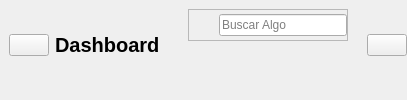
        <widget class="QWidget" name="headerFrame" native="true">
         <layout class="QHBoxLayout" name="horizontalLayout_2">
          <property name="spacing">
           <number>10</number>
          </property>
          <property name="leftMargin">
           <number>0</number>
          </property>
          <property name="topMargin">
           <number>0</number>
          </property>
          <property name="rightMargin">
           <number>0</number>
          </property>
          <property name="bottomMargin">
           <number>10</number>
          </property>
          <item alignment="Qt::AlignLeft">
           <widget class="QWidget" name="widget" native="true">
            <layout class="QHBoxLayout" name="horizontalLayout_4">
             <item alignment="Qt::AlignLeft">
              <widget class="QPushButton" name="menuBtn">
               <property name="text">
                <string/>
               </property>
               <property name="icon">
                <iconset resource="resources.qrc">
                 <normaloff>:/blueIcons/assets/icon_blue/menu.svg</normaloff>:/blueIcons/assets/icon_blue/menu.svg</iconset>
               </property>
               <property name="iconSize">
                <size>
                 <width>24</width>
                 <height>24</height>
                </size>
               </property>
              </widget>
             </item>
             <item alignment="Qt::AlignLeft">
              <widget class="QLabel" name="appHeader">
               <property name="font">
                <font>
                 <pointsize>15</pointsize>
                 <bold>true</bold>
                </font>
               </property>
               <property name="text">
                <string>Dashboard</string>
               </property>
              </widget>
             </item>
            </layout>
           </widget>
          </item>
          <item alignment="Qt::AlignHCenter">
           <widget class="QWidget" name="widget_2" native="true">
            <layout class="QHBoxLayout" name="horizontalLayout_3">
             <item alignment="Qt::AlignTop">
              <widget class="QFrame" name="searchFrame">
               <property name="minimumSize">
                <size>
                 <width>160</width>
                 <height>0</height>
                </size>
               </property>
               <property name="frameShape">
                <enum>QFrame::StyledPanel</enum>
               </property>
               <property name="frameShadow">
                <enum>QFrame::Raised</enum>
               </property>
               <layout class="QHBoxLayout" name="horizontalLayout_5">
                <property name="spacing">
                 <number>0</number>
                </property>
                <property name="leftMargin">
                 <number>0</number>
                </property>
                <property name="topMargin">
                 <number>0</number>
                </property>
                <property name="rightMargin">
                 <number>0</number>
                </property>
                <property name="bottomMargin">
                 <number>0</number>
                </property>
                <item>
                 <widget class="QLabel" name="label_2">
                  <property name="minimumSize">
                   <size>
                    <width>30</width>
                    <height>30</height>
                   </size>
                  </property>
                  <property name="maximumSize">
                   <size>
                    <width>30</width>
                    <height>30</height>
                   </size>
                  </property>
                  <property name="text">
                   <string/>
                  </property>
                  <property name="pixmap">
                   <pixmap resource="resources.qrc">:/blueIcons/assets/icon_blue/search.svg</pixmap>
                  </property>
                  <property name="scaledContents">
                   <bool>true</bool>
                  </property>
                 </widget>
                </item>
                <item>
                 <widget class="QLineEdit" name="lineEdit">
                  <property name="placeholderText">
                   <string>Buscar Algo</string>
                  </property>
                 </widget>
                </item>
               </layout>
              </widget>
             </item>
            </layout>
           </widget>
          </item>
          <item alignment="Qt::AlignRight">
           <widget class="QWidget" name="widget_3" native="true">
            <layout class="QHBoxLayout" name="horizontalLayout_6">
             <property name="spacing">
              <number>0</number>
             </property>
             <property name="leftMargin">
              <number>0</number>
             </property>
             <property name="topMargin">
              <number>0</number>
             </property>
             <property name="rightMargin">
              <number>0</number>
             </property>
             <property name="bottomMargin">
              <number>0</number>
             </property>
             <item>
              <widget class="QPushButton" name="accountBtn">
               <property name="text">
                <string/>
               </property>
               <property name="icon">
                <iconset resource="resources.qrc">
                 <normaloff>:/blueIcons/assets/icon_blue/user.svg</normaloff>:/blueIcons/assets/icon_blue/user.svg</iconset>
               </property>
               <property name="iconSize">
                <size>
                 <width>32</width>
                 <height>32</height>
                </size>
               </property>
              </widget>
             </item>
            </layout>
           </widget>
          </item>
         </layout>
        </widget>
